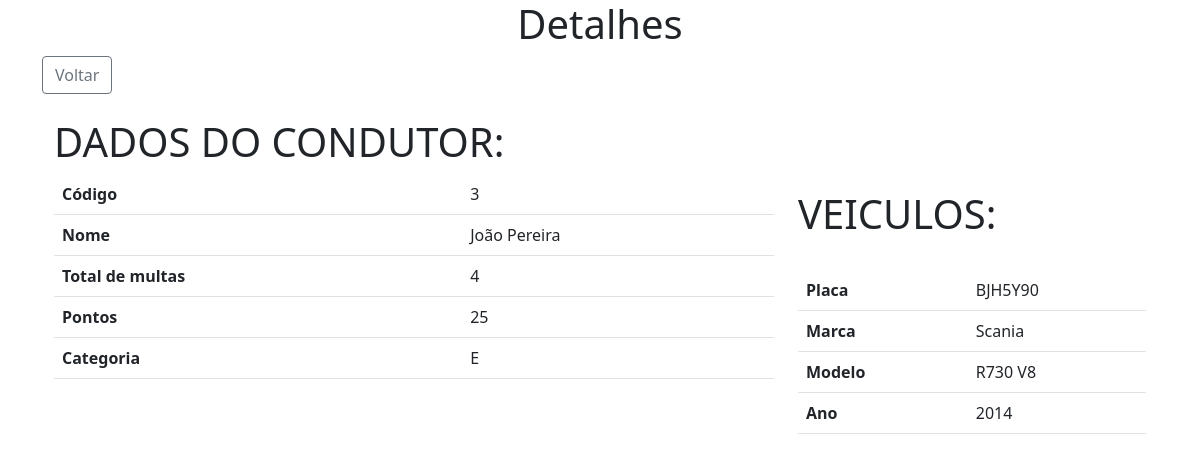
Screenshot of /detalhes.php?con_cod=3 with the database file from the repository.
### tables this page shows
CREATE TABLE condutor (
    con_cod int NOT NULL AUTO_INCREMENT,
    con_nome varchar(45),
    con_num_multas int,
    con_pontos int,
    con_categoria varchar(2),
  PRIMARY KEY (con_cod)
);

create table veiculo(
    vei_cod int not null AUTO_INCREMENT,
    vei_placa varchar(7),
    con_cod int not null,
    vei_modelo varchar(20),
    vei_marca varchar(45),
    vei_ano int,
    primary key(vei_cod),
    foreign key(con_cod) references condutor(con_cod) on delete restrict on update cascade 
);

### detalhes.php (the view, shortened to what this page needs)
<!DOCTYPE html>
<?php
$con_cod = isset($_GET['con_cod']) ? $_GET['con_cod'] : "1";
?>
<html lang="pt-br">
<head>
  <link href="https://cdn.jsdelivr.net/npm/bootstrap@5.1.3/dist/css/bootstrap.min.css" rel="stylesheet">
</head>
<div class="container-md">
  <body>
    <h1><center>Detalhes<center></h1>
    <a href="adm.php"><button type="button" class="btn btn-outline-secondary">Voltar</button></a>
    <div class="container">
      <div class="row">
        <div class="col-sm-8">
          <h1> DADOS DO CONDUTOR:</h1>
          <?php
          $sql =      "SELECT * FROM condutor WHERE con_cod = $con_cod";
          $sqlVeiculo = "SELECT * FROM veiculo where con_cod = $con_cod";
          $pdo = Conexao::getInstance();
          $consulta2 = $pdo->query($sqlVeiculo);
          $consulta = $pdo->query($sql);
          while ($linha = $consulta->fetch(PDO::FETCH_BOTH)) {
          ?>
            <table class="table table-hover">
              <tr>
                <th scope="row">Código</th>
                <td><?php echo "{$linha['con_cod']}" ?></th>
              </tr>
              <tr>
                <th scope="row">Nome</th>
                <td><?php echo "{$linha['con_nome']}" ?></td>
              </tr>
              <tr>
                <th scope="row">Total de multas</th>
                <td><?php echo "{$linha['con_num_multas']}" ?></td>
              </tr>
              <tr>
                <th scope="row">Pontos</th>
                <td colspan="2"><?php echo "{$linha['con_pontos']}" ?></td>
              </tr>
              <tr>
                <th scope="row">Categoria </th>
                <td><?php echo "{$linha['con_categoria']}" ?></td>
              </tr>
            </table> <?php } ?>
          </div>
        <div class="col-sm-4">
          <br><br><br>
          <h1> VEICULOS: </h1><br> <?php
                                    while ($linha = $consulta2->fetch(PDO::FETCH_BOTH)) {
                                    ?>
            <table class="table table-hover">
              <tbody>
                <tr>
                  <th scope="row">Placa</th>
                  <td><?php echo "{$linha['vei_placa']}" ?></td>
                </tr>
                <tr>
                  <th scope="row">Marca</th>
                  <td><?php echo "{$linha['vei_marca']}" ?></td>
                </tr>
                <tr>
                  <th scope="row">Modelo</th>
                  <td colspan="2"><?php echo "{$linha['vei_modelo']}" ?></td>
                </tr>
                <tr>
                  <th scope="row">Ano </th>
                  <td><?php echo "{$linha['vei_ano']}" ?></td>
                </tr>
              </tbody>
            </table><br> <?php } ?>
  </body>
</html>

### rows the page displays
condutor: con_cod "3", con_nome "João Pereira", con_num_multas "4", con_pontos "25", con_categoria "E"
veiculo: vei_placa "BJH5Y90", vei_marca "Scania", vei_modelo "R730 V8", vei_ano "2014"
